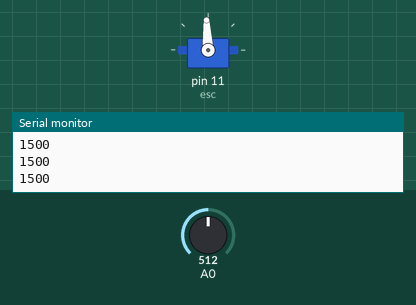
The sketch below on a simulated Arduino Uno, built with avr-gcc and run on an emulated ATmega328P. On the bench: servo, the last lines printed to the serial monitor. The inputs (shaded band) are chosen by the test bench; at power-on: A0 = 512.

Above: at 1.2 s.
1.3 s: A0 set to 716
At 1.6 s:
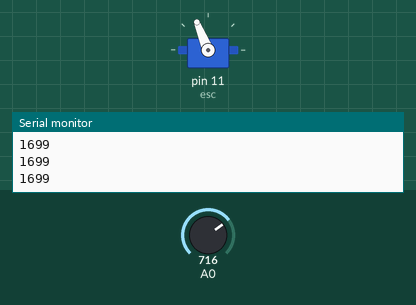
2.8 s: A0 set to 900
At 3.9 s:
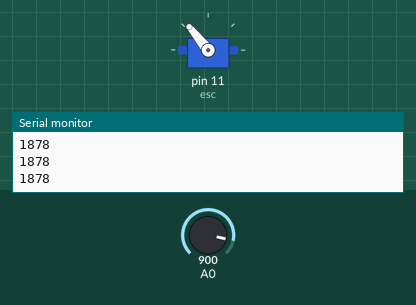
4.3 s: A0 set to 1023
At 4.9 s:
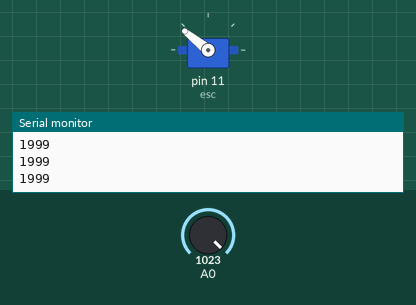
5.8 s: A0 set to 306
At 6.2 s:
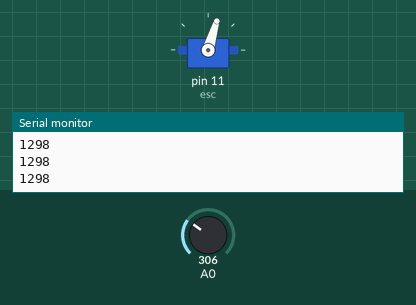
7.3 s: A0 set to 122
At 8.5 s:
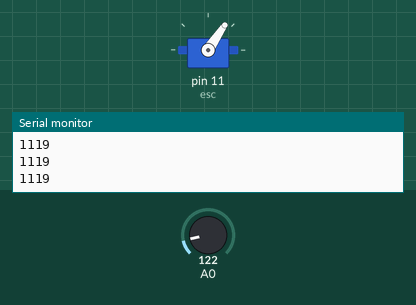
8.8 s: A0 set to 511
At 9.5 s:
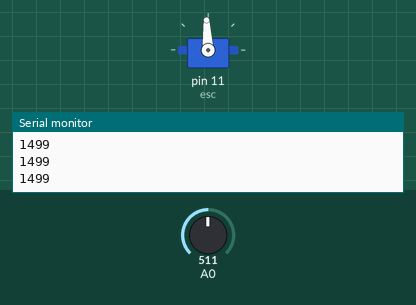
Timing chart, 0 to 11.3 s (numbered marks = the images above; inputs shaded):
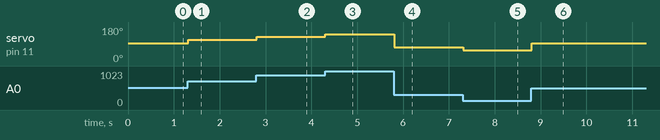

Measured:
- after the input at 1.3 s, servo on pin 11 (esc): 93° → 112° at once
- after the input at 2.8 s, servo on pin 11 (esc): 112° → 129° at once
- after the input at 4.3 s, servo on pin 11 (esc): 129° → 141° at once
- after the input at 5.8 s, servo on pin 11 (esc): 141° → 73° at once
- after the input at 7.3 s, servo on pin 11 (esc): 73° → 56° at once
- after the input at 8.8 s, servo on pin 11 (esc): 56° → 93° at once

The sketch:

dcMotor_potentiometer.ino
```cpp
// Pin 11 -> ESC control pin
// Pin A0 -> Analog pin that reads potentiometer voltage.
#include <Servo.h>
Servo esc;

void setup() {
  esc.attach(11);
  Serial.begin(9600);
}

int v = 0;

void loop() {
  v = analogRead(A0);
  v = map(v, 0, 1024, 1000, 2000);
  Serial.println(v);
  esc.writeMicroseconds(v);
}
```
